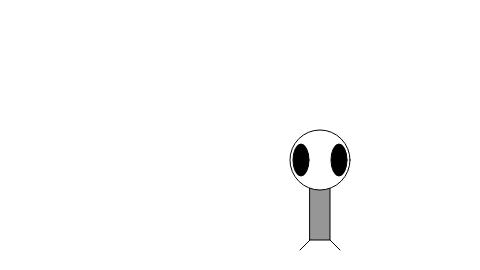
Frame 1 (no input)
Frame 60 (no input): identical to frame 1, image omitted
Frame 120 (the mouse pressed at the canvas centre since frame 60): identical to frame 1, image omitted

The p5.js sketch that drew this single still picture (run headless with seeded random() and noise() and a simulated clock; from frame 60 on, the mouse is pressed at the canvas centre):

// p5.js sketch
// ── sketch.js
// Learning Processing
// Daniel Shiffman
// http://www.learningprocessing.com

// Example 3-1: Zoog as dynamic sketch

// setup() runs first one time.  
// createCanvas() should always be first line of setup

function setup() {
  // Set the size of the window
  createCanvas(480, 270);
}

// draw() loops continuously until you close the sketch window.
function draw() {
  // Draw a white background
  background(255);   

  // Set CENTER mode
  ellipseMode(CENTER);
  rectMode(CENTER); 

  // Body
  stroke(0);
  fill(150);
  rect(320, 190, 20, 100);

  // Head
  fill(255);
  ellipse(320, 160, 60, 60); 

  // Eyes
  fill(0); 
  ellipse(301, 160, 16, 32); 
  ellipse(339, 160, 16, 32);

  // Legs
  stroke(0);
  line(310, 240, 300, 250);
  line(330, 240, 340, 250);
}
